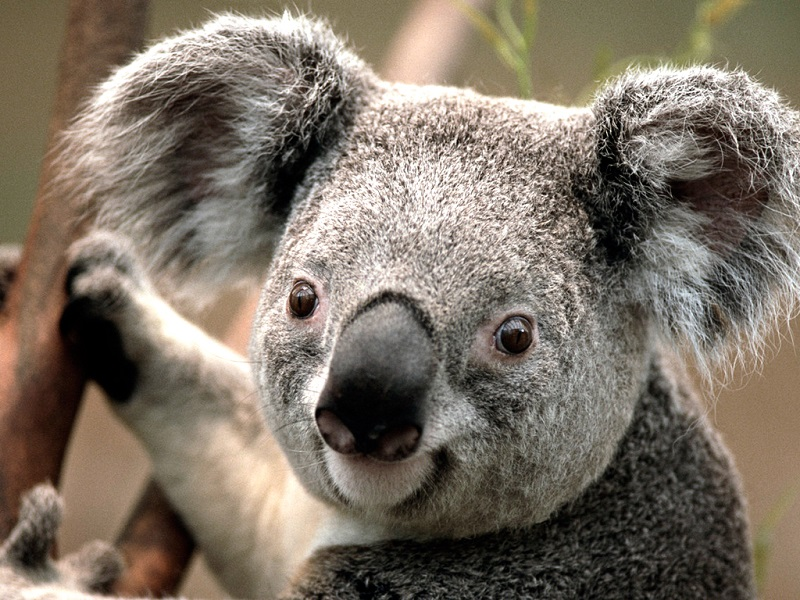
#> input picture processamento-imagens/input/miniatura.jpg, 800 x 600 px
$ python filtros.py
#> lines starting #> are read from the running program, lines starting #| are printed output that depends on the picture
from PIL import Image, ImageFilter
import numpy as np


def show_vertical(im1, im2):
    im = Image.fromarray(np.vstack((np.array(im1), np.array(im2))))
    im.show()

img = Image.open('input/miniatura.jpg')
#> img is the input picture: PIL image 800x600 RGB; mean R, G, B 124.9, 114.3, 101.5
filtered = img.filter(ImageFilter.BLUR)
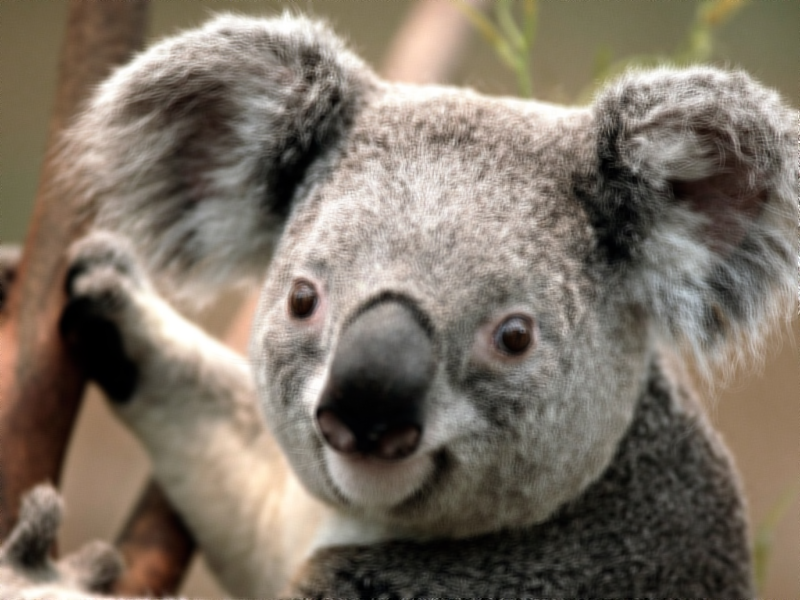
#> filtered: PIL image 800x600 RGB; mean R, G, B 124.9, 114.3, 101.5

# Mais Filtros: https://pillow.readthedocs.io/en/stable/reference/ImageFilter.html

# img.show()
# filtered.show()

show_vertical(img, filtered)
#> in show_vertical, `im = Image.fromarray(np.vstack((np.array(im1), np.array(im2))))`:
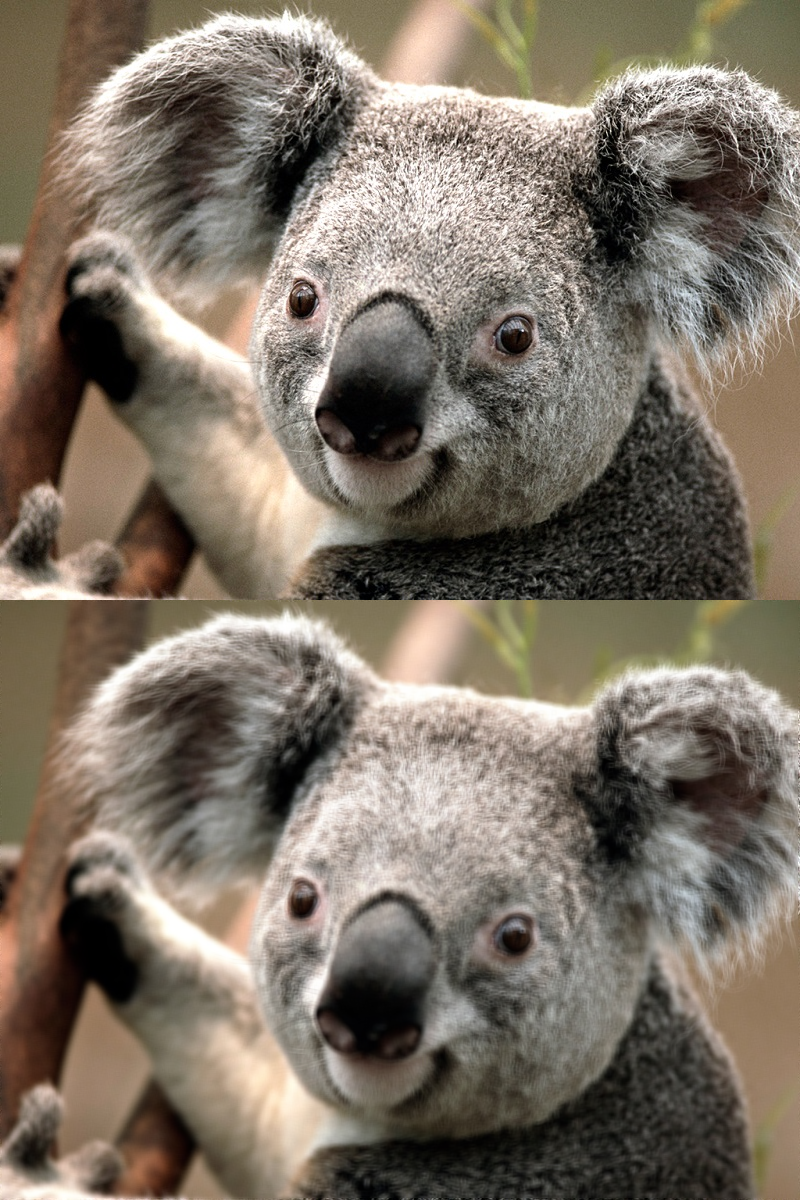
#> im: PIL image 800x1200 RGB; mean R, G, B 124.9, 114.3, 101.5

$ run again, with processamento-imagens/input/balao-pb.jpg copied over processamento-imagens/input/miniatura.jpg
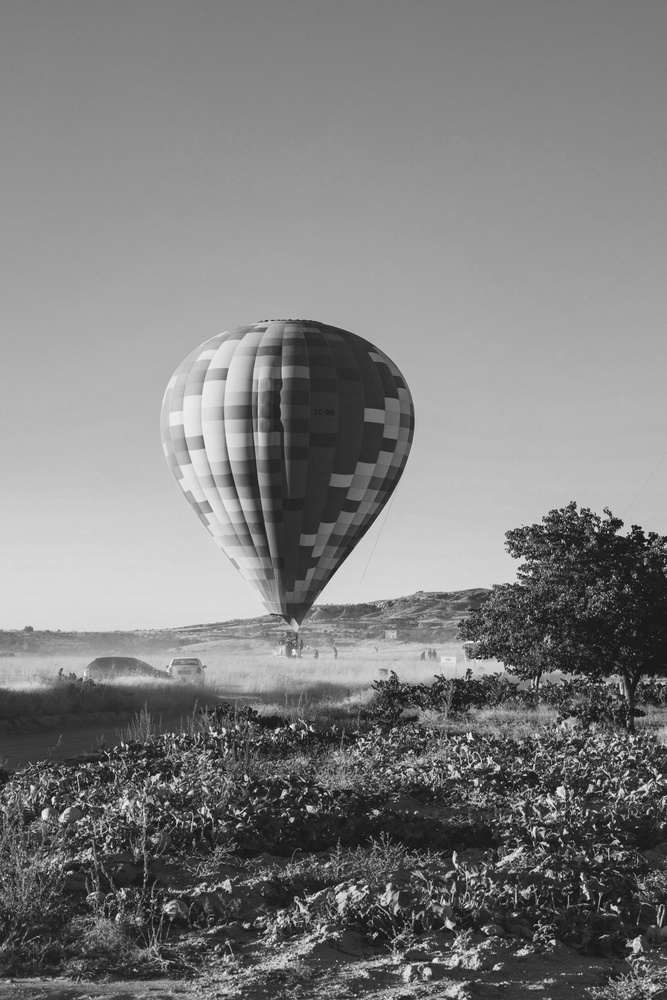
#> input picture processamento-imagens/input/balao-pb.jpg, 667 x 1000 px, shrunk from 3171 x 4757 before the run
#> img is the input picture: PIL image 667x1000 L; min 10, max 254, mean 126.3
#> `filtered = img.filter(ImageFilter.BLUR)`:
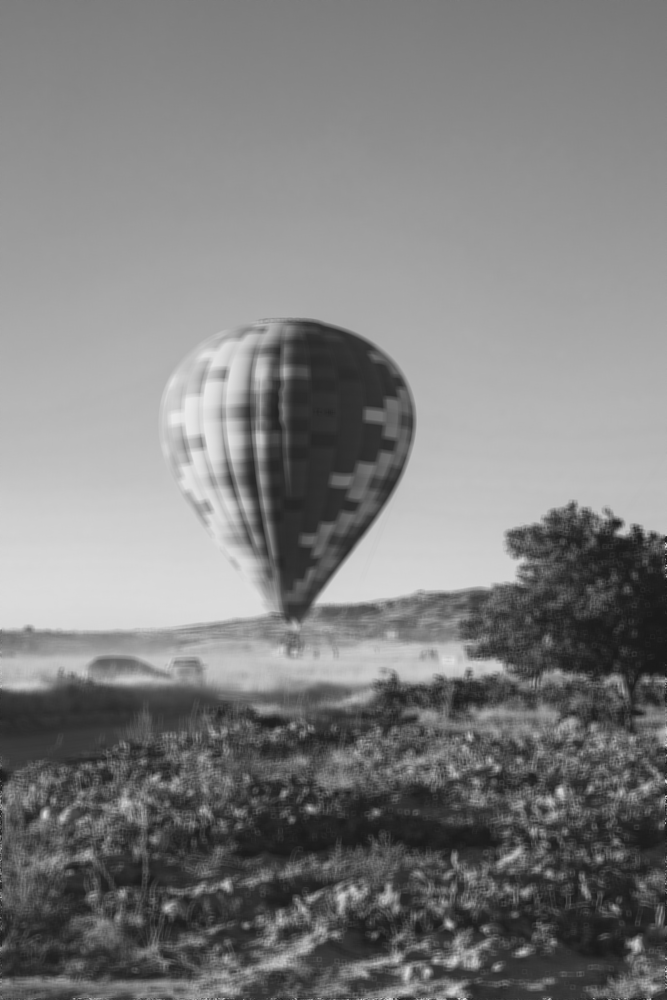
#> filtered: PIL image 667x1000 L; min 19, max 235, mean 126.3
#> in show_vertical, `im = Image.fromarray(np.vstack((np.array(im1), np.array(im2))))`:
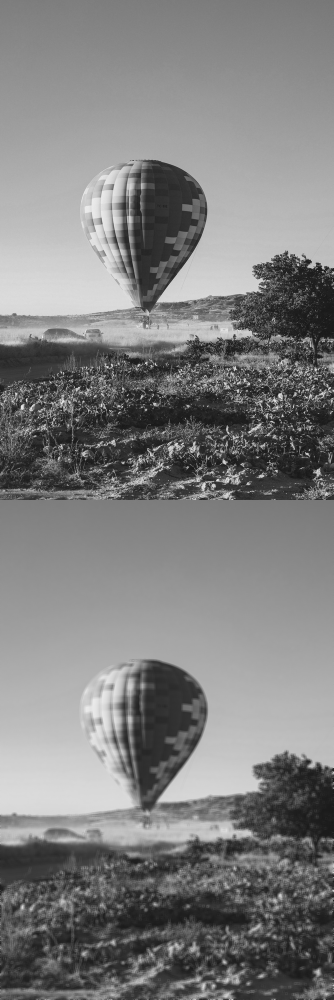
#> im: PIL image 667x2000 L (shown at 1/2 size); min 10, max 254, mean 126.3
